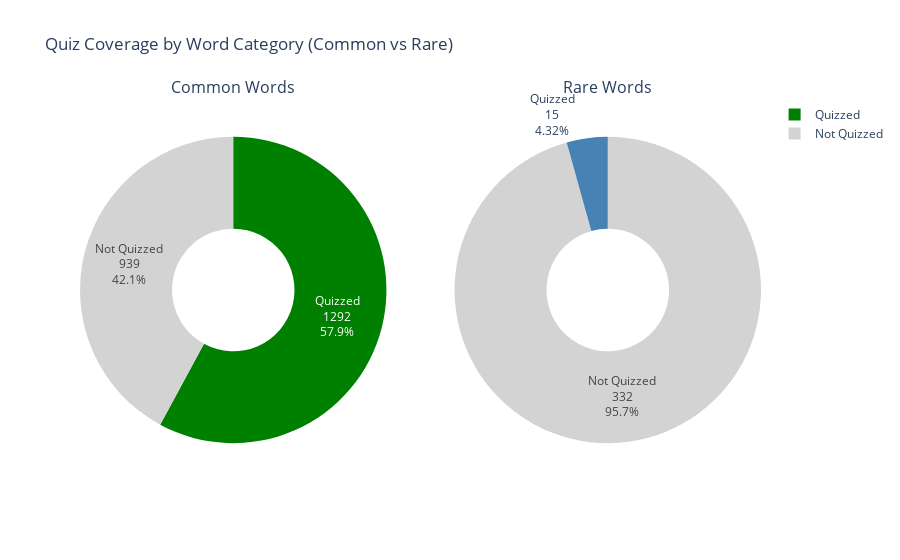

Here is the notebook cell this chart was saved with:
### Code cell
# 8a) Quiz Coverage - Two Separate Pies (Common vs Rare)
from plotly.subplots import make_subplots

# Filter for Common and Rare categories
common_df = df[df['Word Rarity'] == 'Common']
rare_df = df[df['Word Rarity'] == 'Rare']

common_quizzed = (common_df['Quiz Attempts'] > 0).sum()
common_not_quizzed = (common_df['Quiz Attempts'] == 0).sum()
rare_quizzed = (rare_df['Quiz Attempts'] > 0).sum()
rare_not_quizzed = (rare_df['Quiz Attempts'] == 0).sum()

fig8a = make_subplots(rows=1, cols=2, specs=[[{'type': 'pie'}, {'type': 'pie'}]],
                      subplot_titles=('Common Words', 'Rare Words'))

fig8a.add_trace(go.Pie(
    labels=['Quizzed', 'Not Quizzed'],
    values=[common_quizzed, common_not_quizzed],
    marker_colors=['green', 'lightgray'],
    textinfo='label+percent+value',
    hole=0.4,
    name='Common'
), row=1, col=1)

fig8a.add_trace(go.Pie(
    labels=['Quizzed', 'Not Quizzed'],
    values=[rare_quizzed, rare_not_quizzed],
    marker_colors=['steelblue', 'lightgray'],
    textinfo='label+percent+value',
    hole=0.4,
    name='Rare'
), row=1, col=2)

fig8a.update_layout(title='Quiz Coverage by Word Category (Common vs Rare)')
fig8a.show()

### Figure 1 — Plotly figure (JSON) as saved in the notebook; plotly's stock layout.template omitted (floating-point values rounded to 4 significant figures)
{"data": [{"domain": {"x": [0, 0.45], "y": [0, 1]}, "hole": 0.4, "labels": ["Quizzed", "Not Quizzed"], "marker": {"colors": ["green", "lightgray"]}, "name": "Common", "textinfo": "label+percent+value", "type": "pie", "values": [1292, 939]}, {"domain": {"x": [0.55, 1], "y": [0, 1]}, "hole": 0.4, "labels": ["Quizzed", "Not Quizzed"], "marker": {"colors": ["steelblue", "lightgray"]}, "name": "Rare", "textinfo": "label+percent+value", "type": "pie", "values": [15, 332]}], "layout": {"annotations": [{"font": {"size": 16}, "showarrow": false, "text": "Common Words", "x": 0.225, "xanchor": "center", "xref": "paper", "y": 1, "yanchor": "bottom", "yref": "paper"}, {"font": {"size": 16}, "showarrow": false, "text": "Rare Words", "x": 0.775, "xanchor": "center", "xref": "paper", "y": 1, "yanchor": "bottom", "yref": "paper"}], "title": {"text": "Quiz Coverage by Word Category (Common vs Rare)"}}}
